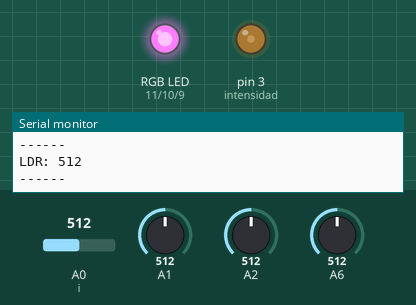
Simulated run of this sketch. Board: Arduino Uno, built with avr-gcc and run on an emulated ATmega328P. Parts: an RGB LED mixed from three pins (HIGH = lit), output pins drawn as LEDs (lit = HIGH), the last lines printed to the serial monitor. Inputs (shaded band) come from the test bench; at power-on: A2 = 512, A0 (i) = 512, A1 = 512, A6 = 512.

Above: at 2.6 s.
2.7 s: A2 set to 716
At 5.7 s:
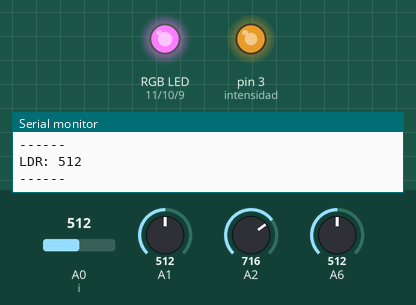
6.2 s: A2 set to 900
At 8.25 s:
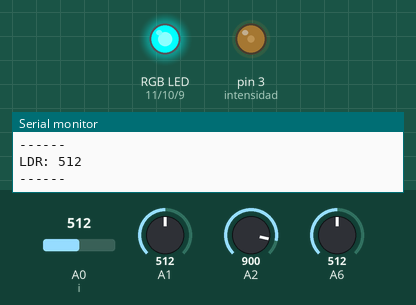
10.0 s: A2 set to 1023
At 13.3 s:
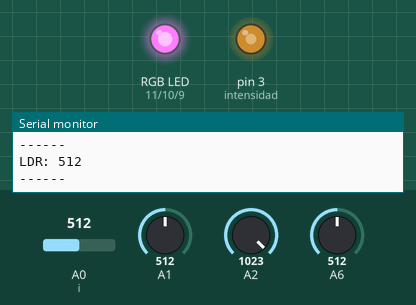
Timing chart, 0 to 19.6 s (numbered marks = the images above; inputs shaded):
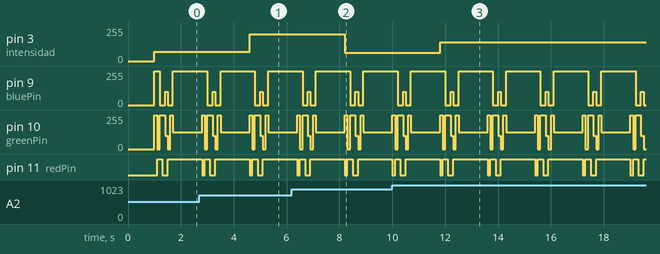

The sketch:

RGB_intensidad.ino
```cpp
int intensidad = 3;
int redPin = 11;
int greenPin = 10;
int bluePin = 9;
int i = 0;
int m = 0;
void setup()
{
  Serial.begin(9600);
  pinMode(redPin, OUTPUT);
  pinMode(greenPin, OUTPUT);
  pinMode(bluePin, OUTPUT);
  pinMode(intensidad, OUTPUT);

}

void loop()
{
  i = analogRead(A2);
  m = map(i, 0, 400, 0, 255);
  Serial.print("LDR: ");
  Serial.println(analogRead(i));
  Serial.println("------");
  delay(1000);

  analogWrite(intensidad, m);
  analogWrite(redPin, 0);
  analogWrite(greenPin, 255);
  analogWrite(bluePin, 255);
  delay(100);

  analogWrite(intensidad, m);
  analogWrite(redPin, 255);
  analogWrite(greenPin, 0);
  analogWrite(bluePin, 255);
  delay(100);

  analogWrite(intensidad, m);
  analogWrite(redPin, 255);
  analogWrite(greenPin, 255);
  analogWrite(bluePin, 0);
  delay(100);

  analogWrite(intensidad, m);
  analogWrite(redPin, 0);
  analogWrite(greenPin, 255);
  analogWrite(bluePin, 0);
  delay(100);

  analogWrite(intensidad, m);
  analogWrite(redPin, 0);
  analogWrite(greenPin, 100);
  analogWrite(bluePin, 100);
  delay(100);

  analogWrite(intensidad, m);
  analogWrite(redPin, 255);
  analogWrite(greenPin, 0);
  analogWrite(bluePin, 0);
  delay(100);

  analogWrite(intensidad, m);
  analogWrite(redPin, 255);
  analogWrite(greenPin, 255);
  analogWrite(bluePin, 0);
  delay(100);

  analogWrite(intensidad, m);
  analogWrite(redPin,255);
  analogWrite(greenPin, 125);
  analogWrite(bluePin, 255);
  delay(100);

}
  /*
  setColor(255, 0, 0);  // red
  delay(5000);
  setColor(0, 255, 0);  // green
  delay(5000);
  setColor(0, 0, 255);  // blue
  delay(5000);
  setColor(255, 255, 0);  // yellow
  delay(5000);
  setColor(80, 0, 80);  // purple
  delay(5000);
  setColor(0, 255, 255);  // aqua
  delay(5000);
}

void setColor(int red, int green, int blue)
{
  analogWrite(redPin, red);
  analogWrite(greenPin, green);
  analogWrite(bluePin, blue);
}*/
```

Measured:
- after the input at 2.7 s, pin 3 (intensidad): 70/255 → 200/255 after 1.9 s
- after the input at 6.2 s, pin 3 (intensidad): 200/255 → 61/255 after 2.0 s
- after the input at 10.0 s, pin 3 (intensidad): 61/255 → 140/255 after 1.8 s
- by itself, pin 9 (bluePin): repeats every 1.8 s: 100/255 0.10 s, 0/255 0.20 s, 255/255 1.3 s, 0/255 0.20 s
- by itself, pin 11 (redPin): repeats every 1.8 s: HIGH 0.20 s, LOW 0.20 s, HIGH 1.3 s, LOW 0.10 s
- by itself, pin 10 (greenPin): repeats every 1.8 s: 0/255 0.10 s, 255/255 0.20 s, 100/255 0.10 s, 0/255 0.10 s, 255/255 0.10 s, 125/255 1.1 s, 255/255 0.10 s
